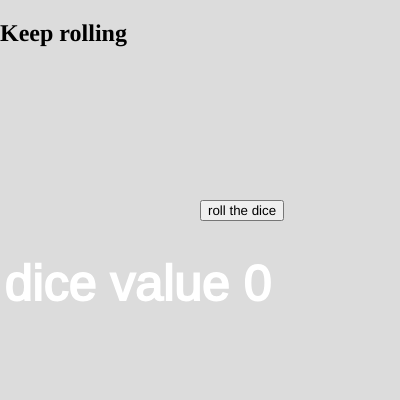
Frame 1 (no input)
Frame 60 (no input): identical to frame 1, image omitted
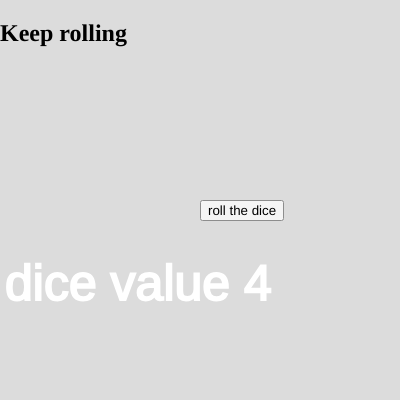
Frame 120 (the mouse pressed at the canvas centre since frame 60)

The p5.js sketch that drew these frames (run headless with seeded random() and noise() and a simulated clock; from frame 60 on, the mouse is pressed at the canvas centre):

// p5.js sketch
// ── sketch.js
let button;
let elem;
let dice= 0;

function setup() {
  elem =createElement("h2", "Keep rolling")
  elem.position(0,0);
  createCanvas(400, 400);
  button= createButton("roll the dice");
  button.position(200,200);
  button.mousePressed(rollDice);
}

function draw() {
  background(220);
  stroke("white");
  strokeWeight(2);
  fill("white");
  textSize(50);
  text("dice value "+ dice, 5,300);
}

function rollDice(){
  dice=random(1,6);
  //voglio solo numeri interi
  dice=floor(dice);
}
